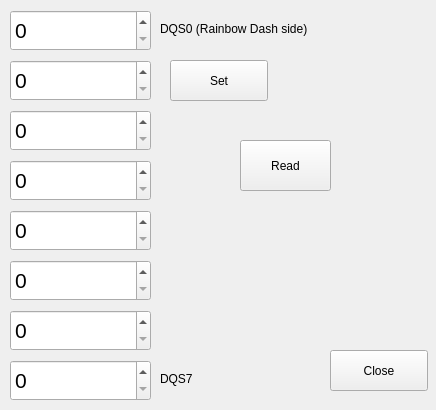
<?xml version="1.0" encoding="UTF-8"?>
<ui version="4.0">
 <class>ramWindow</class>
 <widget class="QWidget" name="ramWindow">
  <property name="geometry">
   <rect>
    <x>0</x>
    <y>0</y>
    <width>436</width>
    <height>410</height>
   </rect>
  </property>
  <property name="windowTitle">
   <string>Form</string>
  </property>
  <widget class="QPushButton" name="cmdSet">
   <property name="geometry">
    <rect>
     <x>170</x>
     <y>60</y>
     <width>98</width>
     <height>41</height>
    </rect>
   </property>
   <property name="text">
    <string>Set</string>
   </property>
  </widget>
  <widget class="QPushButton" name="cmdClose">
   <property name="geometry">
    <rect>
     <x>330</x>
     <y>350</y>
     <width>98</width>
     <height>41</height>
    </rect>
   </property>
   <property name="text">
    <string>Close</string>
   </property>
  </widget>
  <widget class="QSpinBox" name="spinRPT0">
   <property name="geometry">
    <rect>
     <x>10</x>
     <y>10</y>
     <width>141</width>
     <height>41</height>
    </rect>
   </property>
   <property name="sizePolicy">
    <sizepolicy hsizetype="Minimum" vsizetype="Fixed">
     <horstretch>0</horstretch>
     <verstretch>0</verstretch>
    </sizepolicy>
   </property>
   <property name="baseSize">
    <size>
     <width>0</width>
     <height>0</height>
    </size>
   </property>
   <property name="font">
    <font>
     <pointsize>16</pointsize>
     <weight>50</weight>
     <italic>false</italic>
     <bold>false</bold>
    </font>
   </property>
   <property name="styleSheet">
    <string notr="true"/>
   </property>
  </widget>
  <widget class="QSpinBox" name="spinRPT1">
   <property name="geometry">
    <rect>
     <x>10</x>
     <y>60</y>
     <width>141</width>
     <height>41</height>
    </rect>
   </property>
   <property name="sizePolicy">
    <sizepolicy hsizetype="Minimum" vsizetype="Fixed">
     <horstretch>0</horstretch>
     <verstretch>0</verstretch>
    </sizepolicy>
   </property>
   <property name="baseSize">
    <size>
     <width>0</width>
     <height>0</height>
    </size>
   </property>
   <property name="font">
    <font>
     <pointsize>16</pointsize>
     <weight>50</weight>
     <italic>false</italic>
     <bold>false</bold>
    </font>
   </property>
   <property name="styleSheet">
    <string notr="true"/>
   </property>
  </widget>
  <widget class="QSpinBox" name="spinRPT2">
   <property name="geometry">
    <rect>
     <x>10</x>
     <y>110</y>
     <width>141</width>
     <height>41</height>
    </rect>
   </property>
   <property name="sizePolicy">
    <sizepolicy hsizetype="Minimum" vsizetype="Fixed">
     <horstretch>0</horstretch>
     <verstretch>0</verstretch>
    </sizepolicy>
   </property>
   <property name="baseSize">
    <size>
     <width>0</width>
     <height>0</height>
    </size>
   </property>
   <property name="font">
    <font>
     <pointsize>16</pointsize>
     <weight>50</weight>
     <italic>false</italic>
     <bold>false</bold>
    </font>
   </property>
   <property name="styleSheet">
    <string notr="true"/>
   </property>
  </widget>
  <widget class="QSpinBox" name="spinRPT3">
   <property name="geometry">
    <rect>
     <x>10</x>
     <y>160</y>
     <width>141</width>
     <height>41</height>
    </rect>
   </property>
   <property name="sizePolicy">
    <sizepolicy hsizetype="Minimum" vsizetype="Fixed">
     <horstretch>0</horstretch>
     <verstretch>0</verstretch>
    </sizepolicy>
   </property>
   <property name="baseSize">
    <size>
     <width>0</width>
     <height>0</height>
    </size>
   </property>
   <property name="font">
    <font>
     <pointsize>16</pointsize>
     <weight>50</weight>
     <italic>false</italic>
     <bold>false</bold>
    </font>
   </property>
   <property name="styleSheet">
    <string notr="true"/>
   </property>
  </widget>
  <widget class="QSpinBox" name="spinRPT4">
   <property name="geometry">
    <rect>
     <x>10</x>
     <y>210</y>
     <width>141</width>
     <height>41</height>
    </rect>
   </property>
   <property name="sizePolicy">
    <sizepolicy hsizetype="Minimum" vsizetype="Fixed">
     <horstretch>0</horstretch>
     <verstretch>0</verstretch>
    </sizepolicy>
   </property>
   <property name="baseSize">
    <size>
     <width>0</width>
     <height>0</height>
    </size>
   </property>
   <property name="font">
    <font>
     <pointsize>16</pointsize>
     <weight>50</weight>
     <italic>false</italic>
     <bold>false</bold>
    </font>
   </property>
   <property name="styleSheet">
    <string notr="true"/>
   </property>
  </widget>
  <widget class="QSpinBox" name="spinRPT5">
   <property name="geometry">
    <rect>
     <x>10</x>
     <y>260</y>
     <width>141</width>
     <height>41</height>
    </rect>
   </property>
   <property name="sizePolicy">
    <sizepolicy hsizetype="Minimum" vsizetype="Fixed">
     <horstretch>0</horstretch>
     <verstretch>0</verstretch>
    </sizepolicy>
   </property>
   <property name="baseSize">
    <size>
     <width>0</width>
     <height>0</height>
    </size>
   </property>
   <property name="font">
    <font>
     <pointsize>16</pointsize>
     <weight>50</weight>
     <italic>false</italic>
     <bold>false</bold>
    </font>
   </property>
   <property name="styleSheet">
    <string notr="true"/>
   </property>
  </widget>
  <widget class="QSpinBox" name="spinRPT6">
   <property name="geometry">
    <rect>
     <x>10</x>
     <y>310</y>
     <width>141</width>
     <height>41</height>
    </rect>
   </property>
   <property name="sizePolicy">
    <sizepolicy hsizetype="Minimum" vsizetype="Fixed">
     <horstretch>0</horstretch>
     <verstretch>0</verstretch>
    </sizepolicy>
   </property>
   <property name="baseSize">
    <size>
     <width>0</width>
     <height>0</height>
    </size>
   </property>
   <property name="font">
    <font>
     <pointsize>16</pointsize>
     <weight>50</weight>
     <italic>false</italic>
     <bold>false</bold>
    </font>
   </property>
   <property name="styleSheet">
    <string notr="true"/>
   </property>
  </widget>
  <widget class="QSpinBox" name="spinRPT7">
   <property name="geometry">
    <rect>
     <x>10</x>
     <y>360</y>
     <width>141</width>
     <height>41</height>
    </rect>
   </property>
   <property name="sizePolicy">
    <sizepolicy hsizetype="Minimum" vsizetype="Fixed">
     <horstretch>0</horstretch>
     <verstretch>0</verstretch>
    </sizepolicy>
   </property>
   <property name="baseSize">
    <size>
     <width>0</width>
     <height>0</height>
    </size>
   </property>
   <property name="font">
    <font>
     <pointsize>16</pointsize>
     <weight>50</weight>
     <italic>false</italic>
     <bold>false</bold>
    </font>
   </property>
   <property name="styleSheet">
    <string notr="true"/>
   </property>
  </widget>
  <widget class="QLabel" name="label">
   <property name="geometry">
    <rect>
     <x>160</x>
     <y>20</y>
     <width>181</width>
     <height>17</height>
    </rect>
   </property>
   <property name="text">
    <string>DQS0 (Rainbow Dash side)</string>
   </property>
  </widget>
  <widget class="QLabel" name="label_2">
   <property name="geometry">
    <rect>
     <x>160</x>
     <y>370</y>
     <width>181</width>
     <height>17</height>
    </rect>
   </property>
   <property name="text">
    <string>DQS7</string>
   </property>
  </widget>
  <widget class="QPushButton" name="cmdRead">
   <property name="geometry">
    <rect>
     <x>240</x>
     <y>140</y>
     <width>91</width>
     <height>51</height>
    </rect>
   </property>
   <property name="text">
    <string>Read</string>
   </property>
  </widget>
 </widget>
 <resources/>
 <connections/>
</ui>
